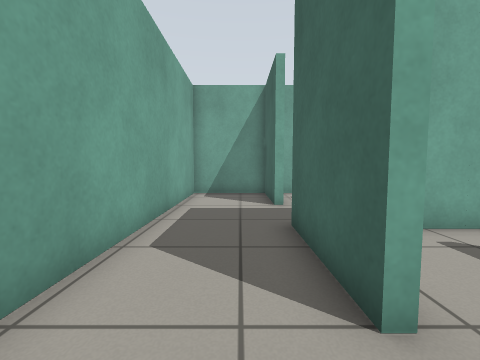
View 1 (above)

16 first-person views from a walk through a Gazebo world. The camera is 0.71 m above the floor, tilts 4° down and sees 90° across. The floor is counted in squares, 0.5 m on a side. Each view is taken from the middle of a square. On the plan, view 1 faces up. The plan holds only what a view shows up to about 13 squares ahead; the rest is blank.

View 2
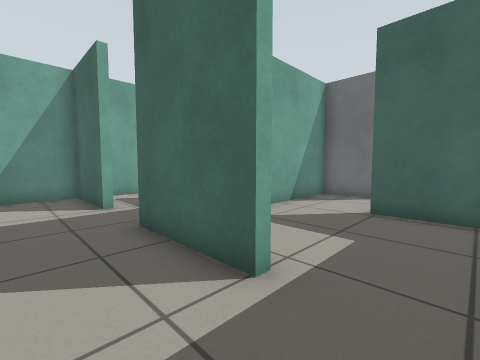

View 3
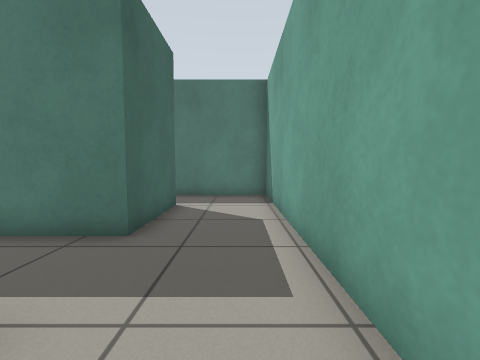

View 4
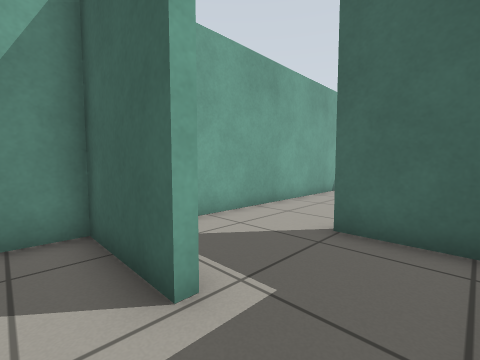

View 5
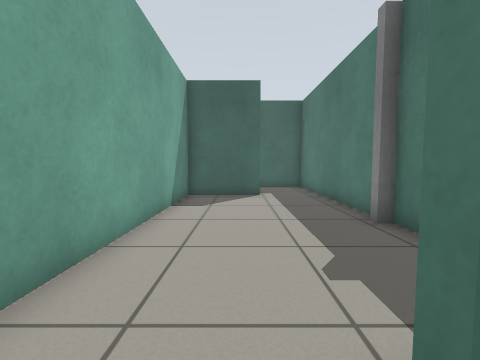

View 6
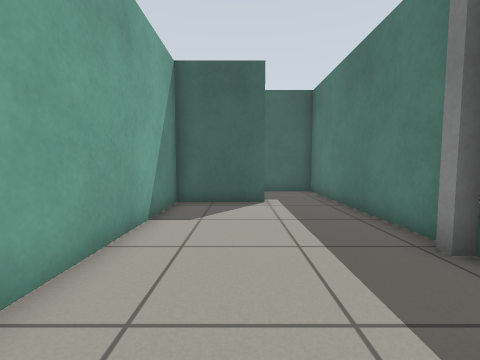

View 7
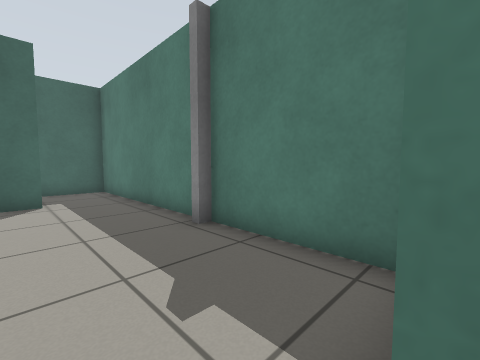

View 8
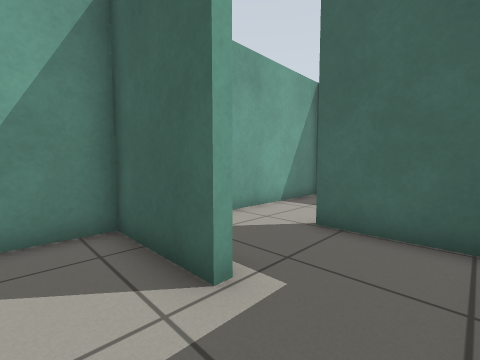

View 9
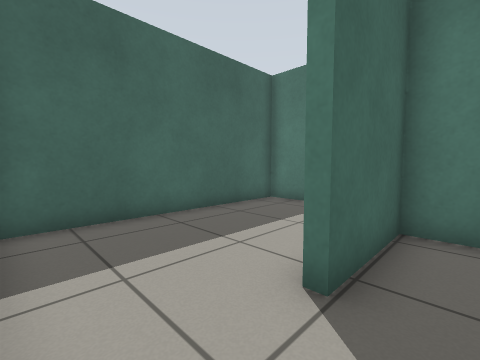

View 10
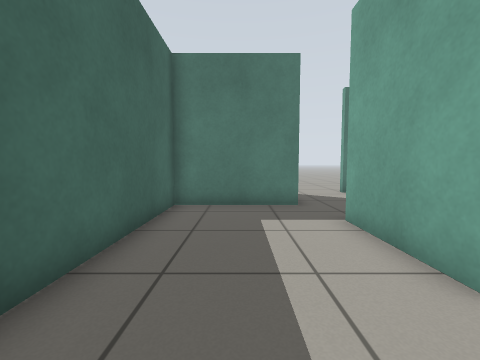

View 11
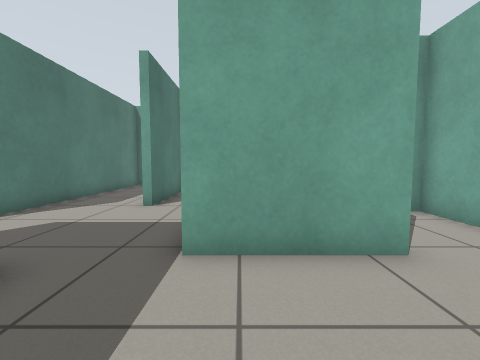

View 12
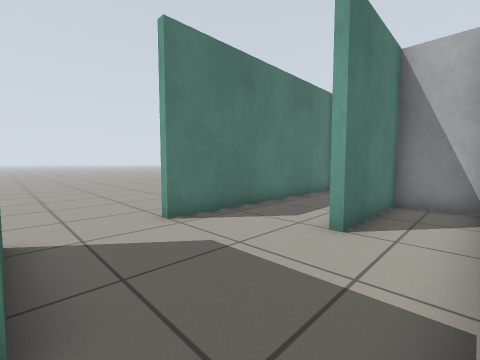

View 13
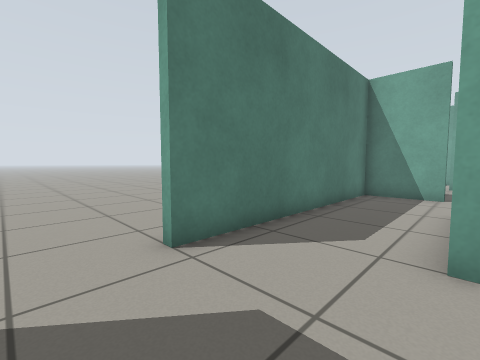

View 14
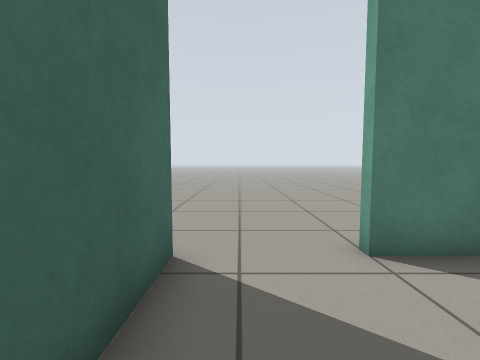

View 15
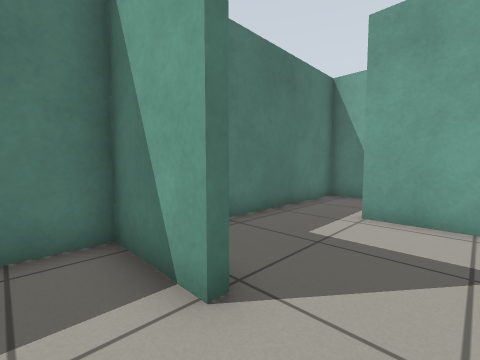

View 16
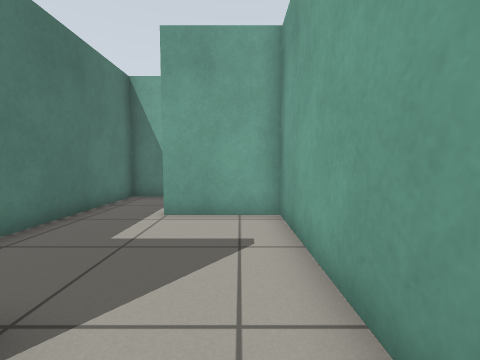

### Floor plan
Ten units are one square. View 1 is at (0, 0); x grows to the right and y downward. Boxes are objects, and circles mark ways between rooms. Rooms are numbered by the first view taken in them; rooms with no view inside come last. Other rooms are left out.
<svg viewBox="-27 -118 264 143">
<path fill="none" stroke="#000" d="M12 -80 12 -113 -22 -113 -22 6 15 6M12 -19 12 -54M55 -113 20 -113M49 -59 49 -81M12 -54 38 -54M102 -54 144 -54M147 -80 147 -113 55 -113M56 -54 96 -54 96 -59M186 -113 149 -113M144 -54 181 -54 181 -86 184 -86M184 -86 184 -50M190 -29 232 -29 232 -113 186 -113M99 -51 99 -31 141 -31M96 -30 96 -51 64 -51M190 6 190 -29M66 -22 66 6 160 6 160 10M64 -51 15 -51 15 -19M15 6 39 6M63 1 63 -21"/>
<circle cx="10" cy="-70" r="3" fill="#2a7"/>
<circle cx="10" cy="-5" r="3" fill="#2a7"/>
<circle cx="50" cy="-100" r="3" fill="#2a7"/>
<circle cx="150" cy="-70" r="3" fill="#2a7"/>
<circle cx="180" cy="-100" r="3" fill="#2a7"/>
<circle cx="165" cy="-30" r="3" fill="#2a7"/>
<circle cx="60" cy="-35" r="3" fill="#2a7"/>
<circle cx="35" cy="-20" r="3" fill="#2a7"/>
<text x="0" y="-50">1</text>
<text x="30" y="-90">2</text>
<text x="100" y="-90">3</text>
<text x="160" y="-90">4</text>
<text x="190" y="-60">5</text>
<text x="130" y="-10">6</text>
<text x="40" y="-30">7</text>
<text x="30" y="-10">8</text>
</svg>
Room 1 opens to room 2. Room 1 opens to room 8. Room 2 opens to room 3. Room 3 opens to room 4. Room 4 opens to room 5. Room 5 opens to room 6. Room 6 opens to room 7. Room 7 opens to room 8.

Where each view was taken, in squares from view 1:
view 1: 0 up, 0 right, facing up
view 2: 0 up, 1 left, facing up-right
view 3: 10 up, 1 left, facing down
view 4: 6 up, 0 right, facing up-right
view 5: 9 up, 4 right, facing right
view 6: 9 up, 6 right, facing right
view 7: 9 up, 5 right, facing down-right
view 8: 6 up, 13 right, facing up-right
view 9: 11 up, 17 right, facing down-right
view 10: 11 up, 21 right, facing down
view 11: 6 up, 22 right, facing left
view 12: 5 up, 19 right, facing down-left
view 13: 3 up, 18 right, facing down-left
view 14: 3 up, 18 right, facing down
view 15: 4 up, 8 right, facing down-left
view 16: 4 up, 8 right, facing left
